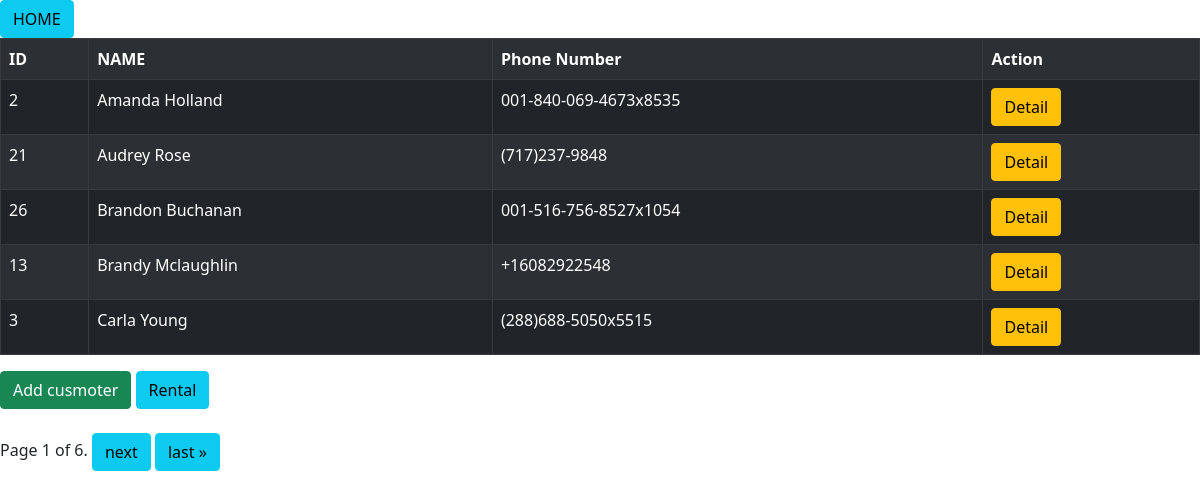
The app's page /rent/customer/, older data.
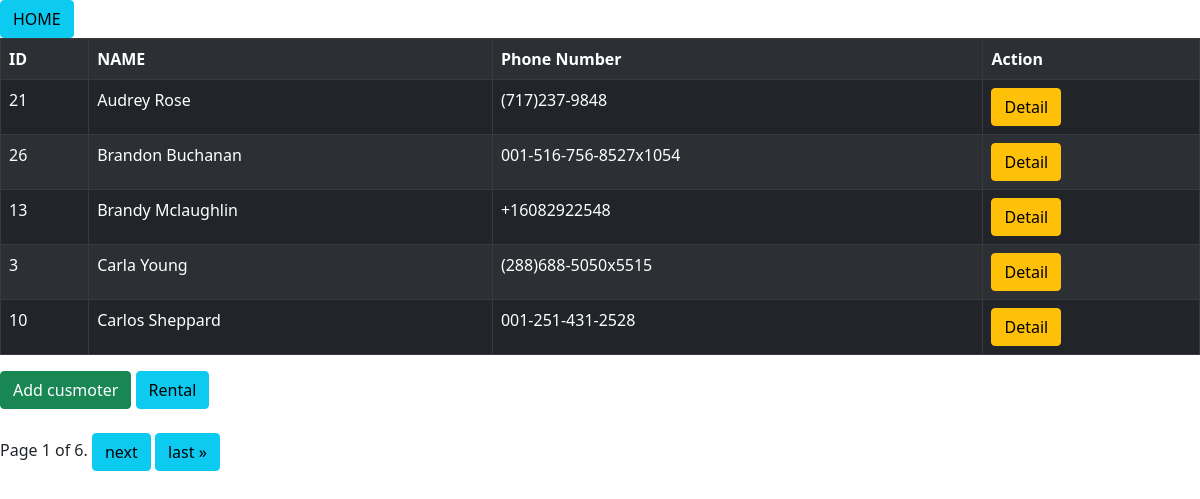
The same page, newer data.
### rent/models.py (models this page shows, shortened)
class Customer(models.Model):
    first_name = models.CharField(max_length=50)
    last_name = models.CharField(max_length=50)
    email = models.EmailField(max_length=254)
    phone_number = PhoneNumberField()
    address = models.CharField(max_length=50)
    city = models.CharField(max_length=50)
    country = models.CharField(max_length=50)
    class Meta:
        ordering = ['first_name', 'last_name']

### rent/views.py (the view)
# urls.py: 2. Add a URL to urlpatterns:  path('', views.home, name='home')
def home(request, id=0):
    if id == 0:
        customer = Customer.objects.all()
        page = Paginator(customer, 5)
        pge = request.GET.get('page')
        cust = page.get_page(pge)
        var = len(customer)
        return render(request, 'rent/home.html', {'models': cust, 'len': var})
    else:
        customer = Customer.objects.filter(id=id)
        var = len(customer)
        return render(request, 'rent/home.html', {'models': customer, 'len': var})

### rent/templates/rent/home.html (shortened to what this page needs)
<!DOCTYPE html>
<html>
    <head>
        <link href="https://cdn.jsdelivr.net/npm/bootstrap@5.0.2/dist/css/bootstrap.min.css" rel="stylesheet">
    </head>
    <body>
       {% block content %}
       <a href="{% url 'home0' %}"><button class="btn btn-info">HOME</button></a>
            <table class = "table table-striped table-dark table-bordered">
                <tr>
                    <th>ID</th>
                    <th>NAME</th>
                    <th>Phone Number</th>
                    {% if len != 1 %}
                        <th>Action</th>
                    {%endif%}
                </tr>
                {% for model in models %}
                <tr>
                    <td> {{model.id}} </td>
                    <td>{{model.first_name}} {{model.last_name}}</td>
                    <td>{{model.phone_number}}</td>
                    {% if len != 1 %}
                        <td> <a href=" {% url 'detailCustomer' model.id  %} "><button class = "btn btn-warning">Detail</button></a>   </td>
                    {%endif%}
                 </tr>
                {% endfor %}
            </table>
    {% if len != 1 %}
       <a href="{% url 'addCustomer' %}"><button class = "btn btn-success"> Add cusmoter</button></a>
       <a href="{% url 'rentallist' %}"><button class="btn btn-info">Rental</button></a>
       <br> <br>
            Page {{ models.number }} of {{ models.paginator.num_pages }}.
        {% if models.has_next %}
       <a href="?page={{ models.next_page_number }}"><button class = "btn btn-info" > next</button></a>
       <a href="?page={{ models.paginator.num_pages }}"><button class = "btn btn-info" > last &raquo; </button></a>
        {% endif %}
    {% endif %}
       {% endblock content %}
    </body>
</html>

Row changes from the older to the newer data that the page shows:
removed Customer: id "2", first_name "Amanda", last_name "Holland", phone_number "001-840-069-4673x8535"
now on this page (row unchanged): Customer: id "10", first_name "Carlos", last_name "Sheppard", phone_number "001-251-431-2528"
